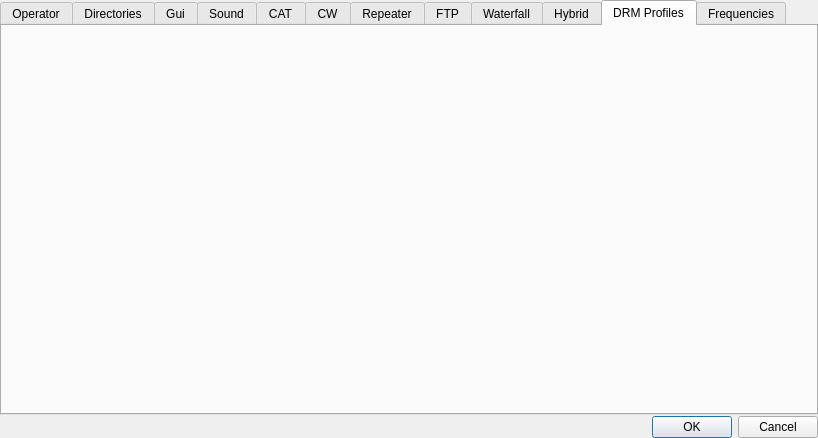
<?xml version="1.0" encoding="UTF-8"?>
<ui version="4.0">
 <class>configDialog</class>
 <widget class="QDialog" name="configDialog">
  <property name="geometry">
   <rect>
    <x>0</x>
    <y>0</y>
    <width>818</width>
    <height>438</height>
   </rect>
  </property>
  <property name="windowTitle">
   <string>Configuration</string>
  </property>
  <layout class="QVBoxLayout" name="verticalLayout">
   <property name="spacing">
    <number>1</number>
   </property>
   <property name="leftMargin">
    <number>0</number>
   </property>
   <property name="topMargin">
    <number>0</number>
   </property>
   <property name="rightMargin">
    <number>0</number>
   </property>
   <property name="bottomMargin">
    <number>0</number>
   </property>
   <item>
    <widget class="QTabWidget" name="configTabWidget">
     <property name="currentIndex">
      <number>10</number>
     </property>
     <widget class="QWidget" name="operatorTab">
      <attribute name="title">
       <string>Operator</string>
      </attribute>
      <layout class="QVBoxLayout" name="verticalLayout_4">
       <property name="spacing">
        <number>1</number>
       </property>
       <property name="leftMargin">
        <number>0</number>
       </property>
       <property name="topMargin">
        <number>0</number>
       </property>
       <property name="rightMargin">
        <number>0</number>
       </property>
       <property name="bottomMargin">
        <number>0</number>
       </property>
       <item>
        <widget class="operatorConfig" name="operatorWidget" native="true"/>
       </item>
      </layout>
     </widget>
     <widget class="QWidget" name="directoryTab">
      <attribute name="title">
       <string>Directories</string>
      </attribute>
      <layout class="QVBoxLayout" name="verticalLayout_3">
       <property name="spacing">
        <number>1</number>
       </property>
       <property name="leftMargin">
        <number>0</number>
       </property>
       <property name="topMargin">
        <number>0</number>
       </property>
       <property name="rightMargin">
        <number>0</number>
       </property>
       <property name="bottomMargin">
        <number>0</number>
       </property>
       <item>
        <widget class="directoriesConfig" name="directoryWidget" native="true"/>
       </item>
      </layout>
     </widget>
     <widget class="QWidget" name="guiTab">
      <attribute name="title">
       <string>Gui</string>
      </attribute>
      <layout class="QVBoxLayout" name="verticalLayout_5">
       <property name="spacing">
        <number>1</number>
       </property>
       <property name="leftMargin">
        <number>0</number>
       </property>
       <property name="topMargin">
        <number>0</number>
       </property>
       <property name="rightMargin">
        <number>0</number>
       </property>
       <property name="bottomMargin">
        <number>0</number>
       </property>
       <item>
        <widget class="guiConfig" name="guiWidget" native="true"/>
       </item>
      </layout>
     </widget>
     <widget class="QWidget" name="soundTab">
      <attribute name="title">
       <string>Sound</string>
      </attribute>
      <layout class="QVBoxLayout" name="verticalLayout_2">
       <property name="spacing">
        <number>1</number>
       </property>
       <property name="leftMargin">
        <number>0</number>
       </property>
       <property name="topMargin">
        <number>0</number>
       </property>
       <property name="rightMargin">
        <number>0</number>
       </property>
       <property name="bottomMargin">
        <number>0</number>
       </property>
       <item>
        <widget class="soundConfig" name="soundWidget" native="true"/>
       </item>
      </layout>
     </widget>
     <widget class="QWidget" name="catTab">
      <attribute name="title">
       <string>CAT</string>
      </attribute>
      <layout class="QVBoxLayout" name="verticalLayout_6">
       <property name="spacing">
        <number>1</number>
       </property>
       <property name="leftMargin">
        <number>0</number>
       </property>
       <property name="topMargin">
        <number>0</number>
       </property>
       <property name="rightMargin">
        <number>0</number>
       </property>
       <property name="bottomMargin">
        <number>0</number>
       </property>
       <item>
        <widget class="rigConfig" name="catWidget" native="true"/>
       </item>
      </layout>
     </widget>
     <widget class="QWidget" name="cwTab">
      <attribute name="title">
       <string>CW</string>
      </attribute>
      <layout class="QVBoxLayout" name="verticalLayout_7">
       <property name="spacing">
        <number>1</number>
       </property>
       <property name="leftMargin">
        <number>0</number>
       </property>
       <property name="topMargin">
        <number>0</number>
       </property>
       <property name="rightMargin">
        <number>0</number>
       </property>
       <property name="bottomMargin">
        <number>0</number>
       </property>
       <item>
        <widget class="cwConfig" name="cwWidget" native="true"/>
       </item>
      </layout>
     </widget>
     <widget class="QWidget" name="repeaterTab">
      <attribute name="title">
       <string>Repeater</string>
      </attribute>
      <layout class="QVBoxLayout" name="verticalLayout_8">
       <property name="spacing">
        <number>1</number>
       </property>
       <property name="leftMargin">
        <number>0</number>
       </property>
       <property name="topMargin">
        <number>0</number>
       </property>
       <property name="rightMargin">
        <number>0</number>
       </property>
       <property name="bottomMargin">
        <number>0</number>
       </property>
       <item>
        <widget class="repeaterConfig" name="repeaterWidget" native="true"/>
       </item>
      </layout>
     </widget>
     <widget class="QWidget" name="ftpTab">
      <attribute name="title">
       <string>FTP</string>
      </attribute>
      <layout class="QVBoxLayout" name="verticalLayout_9">
       <property name="spacing">
        <number>1</number>
       </property>
       <property name="leftMargin">
        <number>0</number>
       </property>
       <property name="topMargin">
        <number>0</number>
       </property>
       <property name="rightMargin">
        <number>0</number>
       </property>
       <property name="bottomMargin">
        <number>0</number>
       </property>
       <item>
        <widget class="ftpConfig" name="ftpWidget" native="true"/>
       </item>
      </layout>
     </widget>
     <widget class="QWidget" name="waterfallTab">
      <attribute name="title">
       <string>Waterfall</string>
      </attribute>
      <layout class="QVBoxLayout" name="verticalLayout_10">
       <property name="spacing">
        <number>1</number>
       </property>
       <property name="leftMargin">
        <number>0</number>
       </property>
       <property name="topMargin">
        <number>0</number>
       </property>
       <property name="rightMargin">
        <number>0</number>
       </property>
       <property name="bottomMargin">
        <number>0</number>
       </property>
       <item>
        <widget class="waterfallConfig" name="waterfallWidget" native="true"/>
       </item>
      </layout>
     </widget>
     <widget class="QWidget" name="hybridTab">
      <attribute name="title">
       <string>Hybrid</string>
      </attribute>
      <layout class="QVBoxLayout" name="verticalLayout_11">
       <property name="spacing">
        <number>1</number>
       </property>
       <property name="leftMargin">
        <number>0</number>
       </property>
       <property name="topMargin">
        <number>0</number>
       </property>
       <property name="rightMargin">
        <number>0</number>
       </property>
       <property name="bottomMargin">
        <number>0</number>
       </property>
       <item>
        <widget class="hybridConfig" name="hybridWidget" native="true"/>
       </item>
      </layout>
     </widget>
     <widget class="QWidget" name="profilesTab">
      <attribute name="title">
       <string>DRM Profiles</string>
      </attribute>
      <layout class="QVBoxLayout" name="verticalLayout_12">
       <property name="spacing">
        <number>1</number>
       </property>
       <property name="leftMargin">
        <number>0</number>
       </property>
       <property name="topMargin">
        <number>0</number>
       </property>
       <property name="rightMargin">
        <number>0</number>
       </property>
       <property name="bottomMargin">
        <number>0</number>
       </property>
       <item>
        <widget class="drmProfileConfig" name="drmProfilesWidget" native="true"/>
       </item>
      </layout>
     </widget>
     <widget class="QWidget" name="frequenciesTab">
      <attribute name="title">
       <string>Frequencies</string>
      </attribute>
      <layout class="QHBoxLayout" name="horizontalLayout" stretch="0">
       <property name="spacing">
        <number>1</number>
       </property>
       <property name="leftMargin">
        <number>0</number>
       </property>
       <property name="topMargin">
        <number>0</number>
       </property>
       <property name="rightMargin">
        <number>0</number>
       </property>
       <property name="bottomMargin">
        <number>0</number>
       </property>
       <item>
        <widget class="frequencySelectWidget" name="freqSelectWidget" native="true"/>
       </item>
      </layout>
     </widget>
    </widget>
   </item>
   <item>
    <widget class="QDialogButtonBox" name="buttonBox">
     <property name="orientation">
      <enum>Qt::Horizontal</enum>
     </property>
     <property name="standardButtons">
      <set>QDialogButtonBox::Cancel|QDialogButtonBox::Ok</set>
     </property>
    </widget>
   </item>
  </layout>
 </widget>
 <customwidgets>
  <customwidget>
   <class>soundConfig</class>
   <extends>QWidget</extends>
   <header>soundconfig.h</header>
   <container>1</container>
  </customwidget>
  <customwidget>
   <class>directoriesConfig</class>
   <extends>QWidget</extends>
   <header>directoriesconfig.h</header>
   <container>1</container>
  </customwidget>
  <customwidget>
   <class>operatorConfig</class>
   <extends>QWidget</extends>
   <header>operatorconfig.h</header>
   <container>1</container>
  </customwidget>
  <customwidget>
   <class>guiConfig</class>
   <extends>QWidget</extends>
   <header>guiconfig.h</header>
   <container>1</container>
  </customwidget>
  <customwidget>
   <class>rigConfig</class>
   <extends>QWidget</extends>
   <header>rigconfig.h</header>
   <container>1</container>
  </customwidget>
  <customwidget>
   <class>cwConfig</class>
   <extends>QWidget</extends>
   <header>cwconfig.h</header>
   <container>1</container>
  </customwidget>
  <customwidget>
   <class>repeaterConfig</class>
   <extends>QWidget</extends>
   <header>repeaterconfig.h</header>
   <container>1</container>
  </customwidget>
  <customwidget>
   <class>ftpConfig</class>
   <extends>QWidget</extends>
   <header>ftpconfig.h</header>
   <container>1</container>
  </customwidget>
  <customwidget>
   <class>waterfallConfig</class>
   <extends>QWidget</extends>
   <header>waterfallconfig.h</header>
   <container>1</container>
  </customwidget>
  <customwidget>
   <class>hybridConfig</class>
   <extends>QWidget</extends>
   <header>hybridconfig.h</header>
   <container>1</container>
  </customwidget>
  <customwidget>
   <class>drmProfileConfig</class>
   <extends>QWidget</extends>
   <header>drmprofileconfig.h</header>
   <container>1</container>
  </customwidget>
  <customwidget>
   <class>frequencySelectWidget</class>
   <extends>QWidget</extends>
   <header>frequencyselectwidget.h</header>
   <container>1</container>
  </customwidget>
 </customwidgets>
 <resources/>
 <connections>
  <connection>
   <sender>buttonBox</sender>
   <signal>accepted()</signal>
   <receiver>configDialog</receiver>
   <slot>accept()</slot>
   <hints>
    <hint type="sourcelabel">
     <x>248</x>
     <y>254</y>
    </hint>
    <hint type="destinationlabel">
     <x>157</x>
     <y>274</y>
    </hint>
   </hints>
  </connection>
  <connection>
   <sender>buttonBox</sender>
   <signal>rejected()</signal>
   <receiver>configDialog</receiver>
   <slot>reject()</slot>
   <hints>
    <hint type="sourcelabel">
     <x>316</x>
     <y>260</y>
    </hint>
    <hint type="destinationlabel">
     <x>286</x>
     <y>274</y>
    </hint>
   </hints>
  </connection>
 </connections>
</ui>
